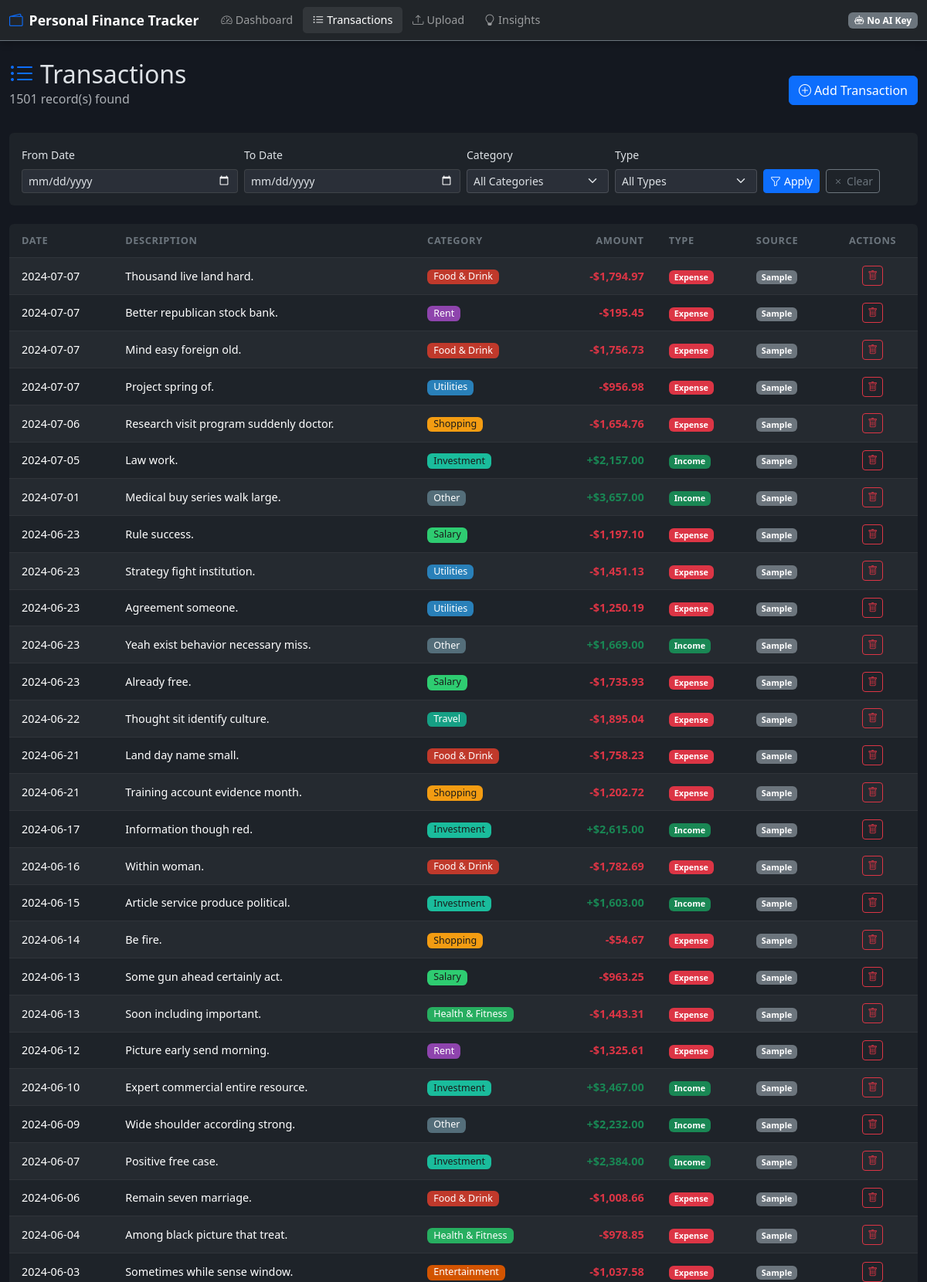
The page /transactions?page=4&start_date=&end_date=&category=&type= (upper part) on the database its author committed.
### tables this page shows
CREATE TABLE transactions (
                id INTEGER PRIMARY KEY AUTOINCREMENT,
                date TEXT NOT NULL,
                description TEXT NOT NULL,
                category TEXT NOT NULL,
                amount REAL NOT NULL,
                type TEXT NOT NULL,
                source TEXT DEFAULT 'csv',
                llm_categorized INTEGER DEFAULT 0,
                created_at TIMESTAMP DEFAULT CURRENT_TIMESTAMP
            );

### app.py (the view)
@app.route('/transactions')
def transactions():
    page = int(request.args.get('page', 1))
    per_page = 50
    filters = {
        'start_date': request.args.get('start_date', ''),
        'end_date': request.args.get('end_date', ''),
        'category': request.args.get('category', ''),
        'type': request.args.get('type', ''),
    }
    active_filters = {k: v for k, v in filters.items() if v}
    all_txns = get_all_transactions(active_filters if active_filters else None)
    total = len(all_txns)
    total_pages = max(1, (total + per_page - 1) // per_page)
    page = max(1, min(page, total_pages))
    start = (page - 1) * per_page
    txns = all_txns[start:start + per_page]
    return render_template('transactions.html',
                           transactions=txns,
                           page=page,
                           total_pages=total_pages,
                           total=total,
                           filters=filters)

### app.py (called while the page is built)
@app.before_request
def check_auto_load():
    global _auto_loaded
    if not _auto_loaded:
        _auto_loaded = True
        if is_db_empty():
            auto_load_sample_data()

@app.context_processor
def inject_globals():
    return {
        'api_key_configured': bool(ANTHROPIC_API_KEY),
        'categories': CATEGORIES,
    }

### database.py (called while the page is built, shortened)
def get_connection():
    conn = sqlite3.connect(DATABASE_PATH)
    conn.row_factory = sqlite3.Row
    return conn

def get_all_transactions(filters=None):
    conn = get_connection()
    try:
        query = 'SELECT * FROM transactions WHERE 1=1'
        params = []
        query += ' ORDER BY date DESC, id DESC'
        rows = conn.execute(query, params).fetchall()
        return [dict(row) for row in rows]
    finally:
        conn.close()

### templates/transactions.html (shortened to what this page needs)
{% extends "base.html" %}
{% block content %}
<div class="row mb-3">
    <div class="col-12 d-flex justify-content-between align-items-center">
        <div>
            <h2 class="mb-0"><i class="bi bi-list-ul me-2 text-primary"></i>Transactions</h2>
            <p class="text-muted">{{ total }} record(s) found</p>
        </div>
        <button class="btn btn-primary" data-bs-toggle="modal" data-bs-target="#addModal">
            <i class="bi bi-plus-circle me-1"></i>Add Transaction
        </button>
    </div>
</div>
<div class="card border-0 mb-4">
    <div class="card-body">
        <form method="get" action="{{ url_for('transactions') }}" class="row g-2 align-items-end">
            <div class="col-sm-6 col-md-3">
                <label class="form-label small">From Date</label>
                <input type="date" name="start_date" class="form-control form-control-sm"
                       value="{{ filters.start_date }}">
            </div>
            <div class="col-sm-6 col-md-3">
                <label class="form-label small">To Date</label>
                <input type="date" name="end_date" class="form-control form-control-sm"
                       value="{{ filters.end_date }}">
            </div>
            <div class="col-sm-6 col-md-2">
                <label class="form-label small">Category</label>
                <select name="category" class="form-select form-select-sm">
                    <option value="">All Categories</option>
                </select>
            </div>
            <div class="col-sm-6 col-md-2">
                <label class="form-label small">Type</label>
                <select name="type" class="form-select form-select-sm">
                    <option value="">All Types</option>
                </select>
            </div>
            <div class="col-auto">
                <button type="submit" class="btn btn-primary btn-sm">
                    <i class="bi bi-funnel me-1"></i>Apply
                </button>
                <a href="{{ url_for('transactions') }}" class="btn btn-outline-secondary btn-sm ms-1">
                    <i class="bi bi-x me-1"></i>Clear
                </a>
            </div>
        </form>
    </div>
</div>
<div class="card border-0">
    <div class="card-body p-0">
        <div class="table-responsive">
            <table class="table table-dark table-hover table-striped mb-0 align-middle">
                <thead class="table-dark">
                    <tr>
                        <th>Date</th>
                        <th>Description</th>
                        <th>Category</th>
                        <th class="text-end">Amount</th>
                        <th>Type</th>
                        <th>Source</th>
                        <th class="text-center">Actions</th>
                    </tr>
                </thead>
                <tbody>
                    {% if transactions %}
                    {% for txn in transactions %}
                    <tr id="row-{{ txn.id }}">
                        <td class="text-nowrap">{{ txn.date }}</td>
                        <td>
                            {{ txn.description }}
                        </td>
                        <td id="cat-cell-{{ txn.id }}">
                            <span class="badge category-badge category-{{ txn.category | replace(' ', '-') | replace('&', 'and') | lower }}">
                                {{ txn.category }}
                            </span>
                        </td>
                        <td class="text-end fw-semibold {{ 'text-success' if txn.type == 'Income' else 'text-danger' }}">
                            {{ '+' if txn.type == 'Income' else '-' }}${{ "{:,.2f}".format(txn.amount) }}
                        </td>
                        <td>
                            <span class="badge {{ 'bg-success' if txn.type == 'Income' else 'bg-danger' }}">
                                {{ txn.type }}
                            </span>
                        </td>
                        <td>
                            <span class="badge bg-secondary text-capitalize">{{ txn.source }}</span>
                        </td>
                        <td class="text-center text-nowrap">
                            <form action="{{ url_for('delete_txn', id=txn.id) }}" method="post"
                                  class="d-inline"
                                  onsubmit="return confirm('Delete this transaction?')">
                                <button type="submit" class="btn btn-outline-danger btn-xs"
                                        title="Delete">
                                    <i class="bi bi-trash"></i>
                                </button>
                            </form>
                        </td>
                    </tr>
                    {% endfor %}
                    {% endif %}
                </tbody>
            </table>
        </div>
    </div>
</div>
{% endblock %}

### static/css/style.css (style rules this page uses)
:root { --bg-card: #1e2329; --bg-card-hover: #252b34; --border-color: rgba(255, 255, 255, 0.08); --text-muted-custom: #6c757d; }
body { background-color: #141820; color: #dee2e6; min-height: 100vh; display: flex; flex-direction: column; }
.card { background-color: var(--bg-card); border-color: var(--border-color) !important; transition: transform 0.15s ease, box-shadow 0.15s ease; }
.table-dark { --bs-table-bg: transparent; --bs-table-striped-bg: rgba(255, 255, 255, 0.03); --bs-table-hover-bg: rgba(255, 255, 255, 0.06); border-color: var(--border-color); }
.table thead th { font-size: 0.8rem; text-transform: uppercase; letter-spacing: 0.05em; color: #6c757d; border-bottom: 1px solid var(--border-color); padding: 0.75rem 1rem; }
.table tbody td { padding: 0.65rem 1rem; vertical-align: middle; border-color: var(--border-color); font-size: 0.9rem; }
.btn-xs { padding: 0.15rem 0.4rem; font-size: 0.8rem; border-radius: 0.25rem; }
.category-badge { font-size: 0.78rem; font-weight: 500; padding: 0.3em 0.65em; border-radius: 0.4rem; }
.category-food-and-drink { background-color: #c0392b !important; color: #fff !important; }
.category-utilities { background-color: #2980b9 !important; color: #fff !important; }
.category-rent { background-color: #8e44ad !important; color: #fff !important; }
.category-entertainment { background-color: #d35400 !important; color: #fff !important; }
.category-health-and-fitness { background-color: #27ae60 !important; color: #fff !important; }
.category-shopping { background-color: #f39c12 !important; color: #1a1a1a !important; }
.category-travel { background-color: #16a085 !important; color: #fff !important; }
.category-investment { background-color: #1abc9c !important; color: #1a1a1a !important; }
.category-salary { background-color: #2ecc71 !important; color: #1a1a1a !important; }
.category-other { background-color: #546e7a !important; color: #fff !important; }
.form-control, .form-select { background-color: #2a2f38; border-color: rgba(255, 255, 255, 0.15); color: #dee2e6; }
.form-control::placeholder { color: #6c757d; }

### rows shown on the page
transactions: date "2024-07-07", description "Thousand live land hard.", category "Food & Drink", type "-", amount "1,794.97", type "Expense", source "Sample"
transactions: date "2024-07-07", description "Better republican stock bank.", category "Rent", type "-", amount "195.45", type "Expense", source "Sample"
transactions: date "2024-07-07", description "Mind easy foreign old.", category "Food & Drink", type "-", amount "1,756.73", type "Expense", source "Sample"
transactions: date "2024-07-07", description "Project spring of.", category "Utilities", type "-", amount "956.98", type "Expense", source "Sample"
transactions: date "2024-07-06", description "Research visit program suddenly doctor.", category "Shopping", type "-", amount "1,654.76", type "Expense", source "Sample"
transactions: date "2024-07-05", description "Law work.", category "Investment", type "+", amount "2,157.00", type "Income", source "Sample"
transactions: date "2024-07-01", description "Medical buy series walk large.", category "Other", type "+", amount "3,657.00", type "Income", source "Sample"
transactions: date "2024-06-23", description "Rule success.", category "Salary", type "-", amount "1,197.10", type "Expense", source "Sample"
transactions: date "2024-06-23", description "Strategy fight institution.", category "Utilities", type "-", amount "1,451.13", type "Expense", source "Sample"
transactions: date "2024-06-23", description "Agreement someone.", category "Utilities", type "-", amount "1,250.19", type "Expense", source "Sample"
transactions: date "2024-06-23", description "Yeah exist behavior necessary miss.", category "Other", type "+", amount "1,669.00", type "Income", source "Sample"
transactions: date "2024-06-23", description "Already free.", category "Salary", type "-", amount "1,735.93", type "Expense", source "Sample"
transactions: date "2024-06-22", description "Thought sit identify culture.", category "Travel", type "-", amount "1,895.04", type "Expense", source "Sample"
transactions: date "2024-06-21", description "Land day name small.", category "Food & Drink", type "-", amount "1,758.23", type "Expense", source "Sample"
transactions: date "2024-06-21", description "Training account evidence month.", category "Shopping", type "-", amount "1,202.72", type "Expense", source "Sample"
transactions: date "2024-06-17", description "Information though red.", category "Investment", type "+", amount "2,615.00", type "Income", source "Sample"
transactions: date "2024-06-16", description "Within woman.", category "Food & Drink", type "-", amount "1,782.69", type "Expense", source "Sample"
transactions: date "2024-06-15", description "Article service produce political.", category "Investment", type "+", amount "1,603.00", type "Income", source "Sample"
transactions: date "2024-06-14", description "Be fire.", category "Shopping", type "-", amount "54.67", type "Expense", source "Sample"
transactions: date "2024-06-13", description "Some gun ahead certainly act.", category "Salary", type "-", amount "963.25", type "Expense", source "Sample"
transactions: date "2024-06-13", description "Soon including important.", category "Health & Fitness", type "-", amount "1,443.31", type "Expense", source "Sample"
transactions: date "2024-06-12", description "Picture early send morning.", category "Rent", type "-", amount "1,325.61", type "Expense", source "Sample"
transactions: date "2024-06-10", description "Expert commercial entire resource.", category "Investment", type "+", amount "3,467.00", type "Income", source "Sample"
transactions: date "2024-06-09", description "Wide shoulder according strong.", category "Other", type "+", amount "2,232.00", type "Income", source "Sample"
transactions: date "2024-06-07", description "Positive free case.", category "Investment", type "+", amount "2,384.00", type "Income", source "Sample"
transactions: date "2024-06-06", description "Remain seven marriage.", category "Food & Drink", type "-", amount "1,008.66", type "Expense", source "Sample"
transactions: date "2024-06-04", description "Among black picture that treat.", category "Health & Fitness", type "-", amount "978.85", type "Expense", source "Sample"
transactions: date "2024-06-03", description "Sometimes while sense window.", category "Entertainment", type "-", amount "1,037.58", type "Expense", source "Sample"

### other values the page prints
{{ total }} "1501"
